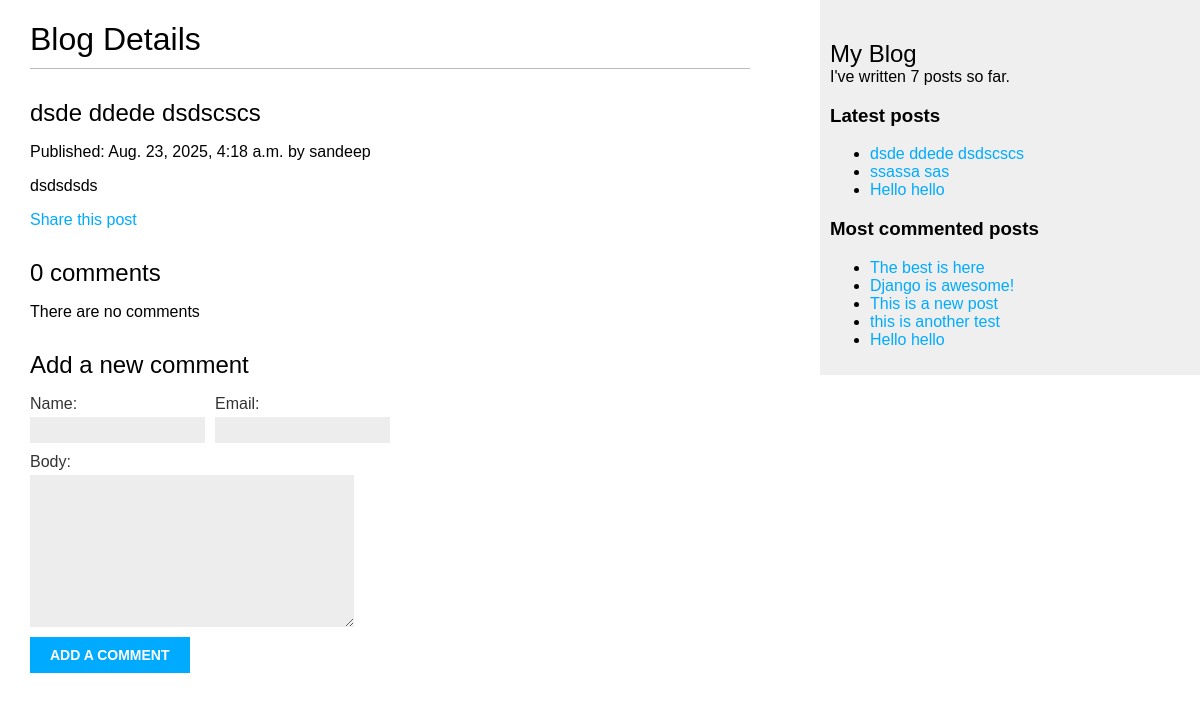
Page /blog/2025/8/23/dsde-ddede-dsdscscs/ on the earlier database version.
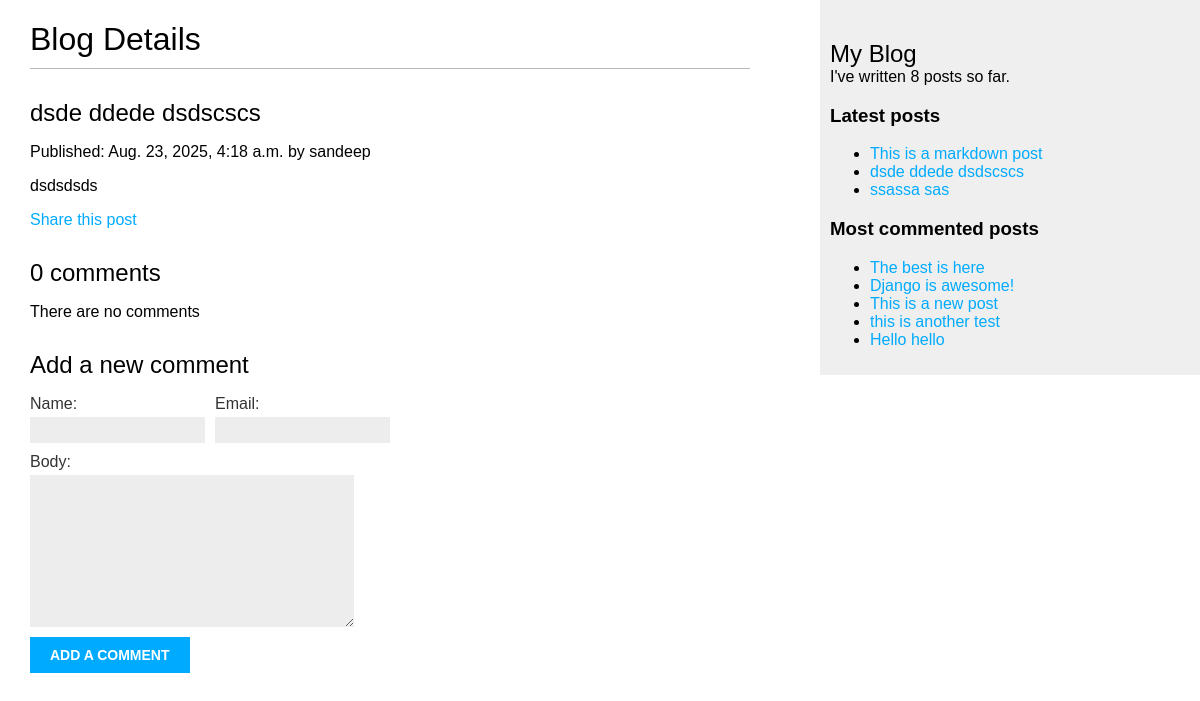
Same page on the later database version.
### blog/models.py (models this page shows, shortened)
class Post(models.Model):
    class Status(models.TextChoices):
        DRAFT = "DF", "Draft"
        PUBLISHED = "PB", "Published"
    title = models.CharField(max_length=250)
    slug = models.SlugField(max_length=250, unique_for_date="publish")
    author = models.ForeignKey(
        settings.AUTH_USER_MODEL, on_delete=models.CASCADE, related_name="blog_posts"
    )
    body = models.TextField()
    tags = TaggableManager()
    publish = models.DateTimeField(default=timezone.now)
    created = models.DateTimeField(auto_now_add=True)
    updated = models.DateTimeField(auto_now=True)
    status = models.CharField(max_length=2, choices=Status, default=Status.DRAFT)
    objects = models.Manager()  # default
    published = PublishedManager()  # custom manager
    class Meta:
        ordering = ["-publish"]
        indexes = [
            models.Index(fields=["-publish"]),
        ]
    def get_absolute_url(self):
        return reverse(
            "blog:post_detail",
            args=[self.publish.year, self.publish.month, self.publish.day, self.slug],
        )

### blog/views.py (the view)
def post_detail(request, year, month, day, post):
    post = get_object_or_404(
        Post,
        status=Post.Status.PUBLISHED,
        slug=post,
        publish__year=year,
        publish__month=month,
        publish__day=day,
    )
    comments = post.comments.filter(active=True)
    form = CommentForm()
    return render(
        request,
        "blog/post/detail.html",
        {"post": post, "comments": comments, "form": form},
    )

### blog/forms.py
class CommentForm(forms.ModelForm):
    class Meta:
        model = Comment
        fields = ["name", "email", "body"]

### blog/models.py (called while the page is built)
    def get_queryset(self):
        return super().get_queryset().filter(status=Post.Status.PUBLISHED)

### blog/templatetags/blog_tags.py (called while the page is built)
@register.simple_tag
def total_posts():
    return Post.published.count()

@register.inclusion_tag("blog/post/latest_posts.html")
def show_latest_posts(count=5):
    latest_posts = Post.published.order_by("-publish")[:count]
    return {"latest_posts": latest_posts}

@register.simple_tag
def get_most_commented_posts(count=5):
    return Post.published.annotate(total_comments=Count("comments")).order_by(
        "-total_comments"
    )[:count]

@register.filter(name="markdown")
def markdown_format(text):
    return mark_safe(markdown.markdown(text))

### blog/templates/blog/post/detail.html (shortened to what this page needs)
{% extends "blog/base.html" %}
{% load blog_tags %}
{% block content %}
    <h1>Blog Details</h1>
    <h2>{{ post.title }}</h2>
    <p>Published: {{ post.publish }} by {{ post.author }}</p>
    <p>{{ post.body|markdown }}</p>
    <p>
        <a href="{% url "blog:post_share" post.id %}">Share this post</a>
    </p>
    {% with comments.count as total_comments %}
        <h2>{{ total_comments }} comment{{ total_comments|pluralize }}</h2>
    {% endwith %}
    {% for comment in comments %}
        <div class="comment">
            <p class="info">Comment {{ forloop.counter }} by {{ comment.name }} {{ comment.created }}</p>
            {{ comment.body|linebreaks }}
        </div>
    {% empty %}
        <p>There are no comments</p>
    {% endfor %}
    {% include "blog/post/includes/comment_form.html" %}
{% endblock content %}

### blog/templates/blog/base.html (shortened to what this page needs)
{% load blog_tags %}
{% load static %}
<!DOCTYPE html>
<html lang="en">
  <head>
    <link href="{% static "css/blog.css" %}" rel="stylesheet">
  </head>
  <body>
    <div id="content">
      {% block content %}
      {% endblock content %}
    </div>
    <div id="sidebar">
      <h2>My Blog</h2>
      I've written {% total_posts %} posts so far.
      <h3>Latest posts</h3>
      {% show_latest_posts 3 %}
      <h3>Most commented posts</h3>
      {% get_most_commented_posts as most_commented_posts %}
      <ul>
        {% for post in most_commented_posts %}
          <li>
            <a href="{{ post.get_absolute_url }}">{{ post.title }}</a>
          </li>
        {% endfor %}
      </ul>
    </div>
  </body>
</html>

### blog/templates/blog/post/latest_posts.html
<ul>
    {% for post in latest_posts %}
        <li>
            <a href="{{ post.get_absolute_url }}">{{ post.title }}</a>
        </li>
    {% endfor %}
</ul>

Differences in the rows shown:
no longer on one of the page's lists (row unchanged): Post: title "Hello hello"
added Post: title "This is a markdown post", shown under "Latest posts"
Other differences:
text no longer shown: "7"
text now shown: "8"
